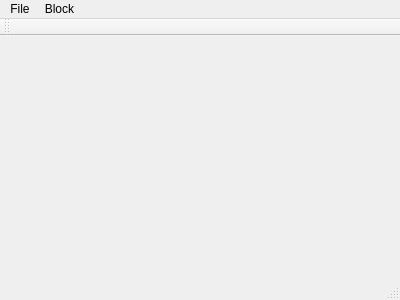
<?xml version="1.0" encoding="UTF-8"?>
<ui version="4.0">
 <class>MainWindow</class>
 <widget class="QMainWindow" name="MainWindow">
  <property name="geometry">
   <rect>
    <x>0</x>
    <y>0</y>
    <width>400</width>
    <height>300</height>
   </rect>
  </property>
  <property name="windowTitle">
   <string>MainWindow</string>
  </property>
  <widget class="QWidget" name="centralWidget"/>
  <widget class="QMenuBar" name="menuBar">
   <property name="geometry">
    <rect>
     <x>0</x>
     <y>0</y>
     <width>400</width>
     <height>22</height>
    </rect>
   </property>
   <widget class="QMenu" name="menuExit">
    <property name="title">
     <string>File</string>
    </property>
    <addaction name="actionExit"/>
   </widget>
   <widget class="QMenu" name="menuBlock">
    <property name="title">
     <string>Block</string>
    </property>
    <addaction name="actionAddCodeblock"/>
   </widget>
   <addaction name="menuExit"/>
   <addaction name="menuBlock"/>
  </widget>
  <widget class="QToolBar" name="mainToolBar">
   <attribute name="toolBarArea">
    <enum>TopToolBarArea</enum>
   </attribute>
   <attribute name="toolBarBreak">
    <bool>false</bool>
   </attribute>
  </widget>
  <widget class="QStatusBar" name="statusBar"/>
  <action name="actionExit">
   <property name="text">
    <string>Exit</string>
   </property>
  </action>
  <action name="actionAddCodeblock">
   <property name="text">
    <string>Add Codeblock</string>
   </property>
  </action>
 </widget>
 <layoutdefault spacing="6" margin="11"/>
 <resources/>
 <connections/>
</ui>
